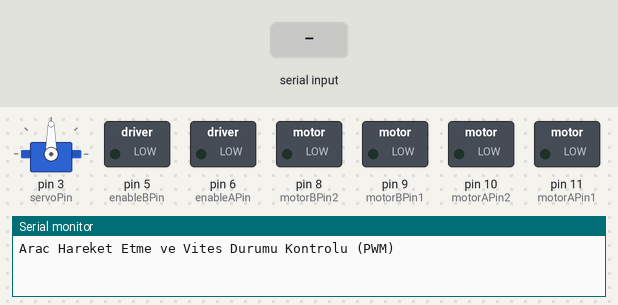
Bench run of a sketch on a simulated Arduino Uno, built with avr-gcc and run on an emulated ATmega328P. Parts: servo, switched loads named in the sketch (green lamp = pin HIGH), the last lines printed to the serial monitor. Inputs (shaded band) come from the test bench.

Above: at 1.2 s.
1.3 s: "w" received over Serial
At 1.7 s:
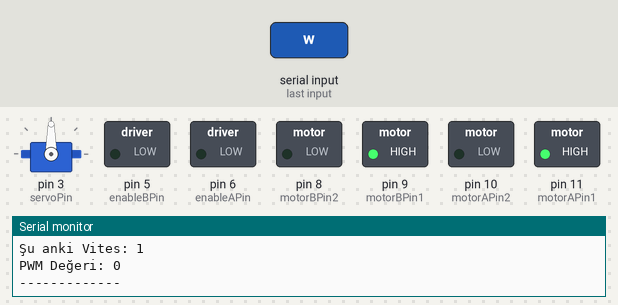
2.8 s: "s" received over Serial
At 4.0 s:
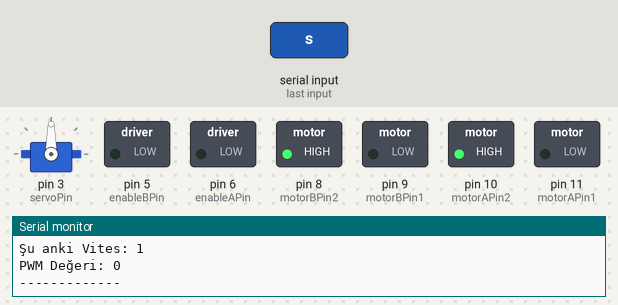
4.3 s: "a" received over Serial
At 5.0 s:
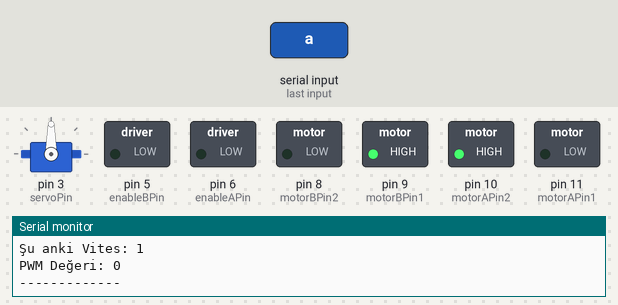
5.8 s: "d" received over Serial
At 6.1 s:
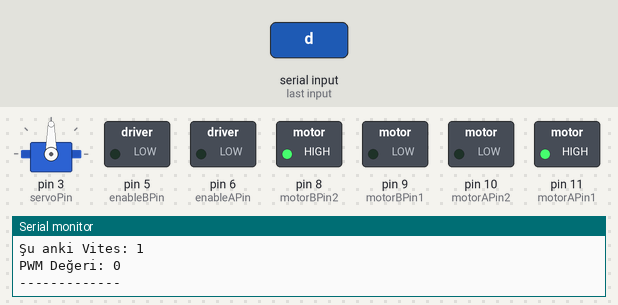
7.3 s: "z" received over Serial
At 8.4 s:
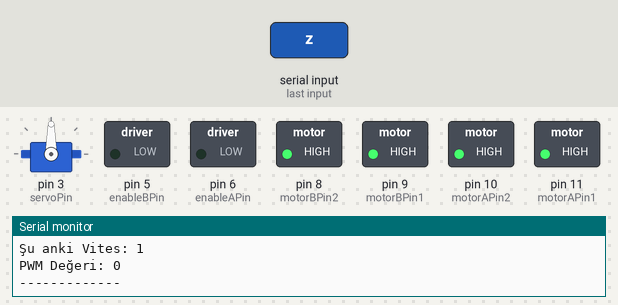
Timing chart, 0 to 9.8 s (numbered marks = the images above; inputs shaded):
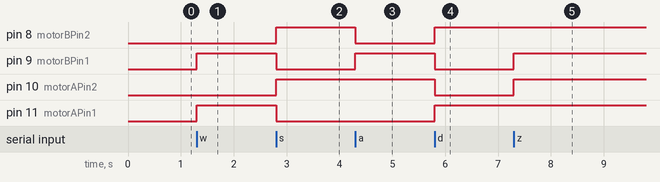

Measured:
- after the input at 1.3 s, pin 9 (motorBPin1), pin 11 (motorAPin1): LOW → HIGH at once
- after the input at 2.8 s, pin 8 (motorBPin2), pin 10 (motorAPin2): LOW → HIGH at once; pin 9 (motorBPin1), pin 11 (motorAPin1): HIGH → LOW at once
- after the input at 4.3 s, pin 8 (motorBPin2): HIGH → LOW at once; pin 9 (motorBPin1): LOW → HIGH at once
- after the input at 5.8 s, pin 8 (motorBPin2), pin 11 (motorAPin1): LOW → HIGH at once; pin 9 (motorBPin1), pin 10 (motorAPin2): HIGH → LOW at once
- after the input at 7.3 s, pin 9 (motorBPin1), pin 10 (motorAPin2): LOW → HIGH at once

The sketch:

RC.ino
```cpp
#include <Servo.h>

const int motorAPin1 = 11; // N1 pin
const int motorAPin2 = 10; // N2 pin
const int motorBPin1 = 9;  // N3 pin
const int motorBPin2 = 8;  // N4 pin
const int enableAPin = 6;  // ENA pin
const int enableBPin = 5;  // ENB pin
const int servoPin = 3;
Servo myservo;

int currentGear = 1;
int pwmValue = 0;

void setup() {
  pinMode(motorAPin1, OUTPUT);
  pinMode(motorAPin2, OUTPUT);
  pinMode(motorBPin1, OUTPUT);
  pinMode(motorBPin2, OUTPUT);
  pinMode(enableAPin, OUTPUT);
  pinMode(enableBPin, OUTPUT);

  myservo.attach(servoPin);

  Serial.begin(9600);
  Serial.println("Arac Hareket Etme ve Vites Durumu Kontrolu (PWM)");
}

void loop() {
  if (Serial.available() > 0) {
    char command = Serial.read();

    switch (command) {
      case 'w':
        moveForward();
        break;
      case 's':
        moveBackward();
        break;
      case 'a':
        turnLeft();
        break;
      case 'd':
        turnRight();
        break;
      case 'c':
        stopMotors();
        break;
      case 'z':
        applyBrake();
        break;
      case 'y':
        increaseGear();
        break;
      case 'u':
        decreaseGear();
        break;
    }
  }
}

void moveForward() {
  applyPower();
  digitalWrite(motorAPin1, HIGH);
  digitalWrite(motorAPin2, LOW);
  digitalWrite(motorBPin1, HIGH);
  digitalWrite(motorBPin2, LOW);
  analogWrite(enableAPin, pwmValue);
  analogWrite(enableBPin, pwmValue);
  Serial.println("İleri Hareket Ediliyor");
  printGearInfo();
}

void moveBackward() {
  applyPower();
  digitalWrite(motorAPin1, LOW);
  digitalWrite(motorAPin2, HIGH);
  digitalWrite(motorBPin1, LOW);
  digitalWrite(motorBPin2, HIGH);
  analogWrite(enableAPin, pwmValue);
  analogWrite(enableBPin, pwmValue);
  Serial.println("Geri Hareket Ediliyor");
  printGearInfo();
}

void turnLeft() {
  applyPower();
  digitalWrite(motorAPin1, LOW);
  digitalWrite(motorAPin2, HIGH);
  digitalWrite(motorBPin1, HIGH);
  digitalWrite(motorBPin2, LOW);
  analogWrite(enableAPin, pwmValue);
  analogWrite(enableBPin, pwmValue);
  Serial.println("Sola Dönülüyor");
  printGearInfo();
}

void turnRight() {
  applyPower();
  digitalWrite(motorAPin1, HIGH);
  digitalWrite(motorAPin2, LOW);
  digitalWrite(motorBPin1, LOW);
  digitalWrite(motorBPin2, HIGH);
  analogWrite(enableAPin, pwmValue);
  analogWrite(enableBPin, pwmValue);
  Serial.println("Sağa Dönülüyor");
  printGearInfo();
}

void stopMotors() {
  digitalWrite(motorAPin1, LOW);
  digitalWrite(motorAPin2, LOW);
  digitalWrite(motorBPin1, LOW);
  digitalWrite(motorBPin2, LOW);
  analogWrite(enableAPin, 0);
  analogWrite(enableBPin, 0);
  Serial.println("Araç Durdu");
  printGearInfo();
}

void applyBrake() {
  digitalWrite(motorAPin1, HIGH);
  digitalWrite(motorAPin2, HIGH);
  digitalWrite(motorBPin1, HIGH);
  digitalWrite(motorBPin2, HIGH);
  analogWrite(enableAPin, 0);
  analogWrite(enableBPin, 0);
  Serial.println("Fren Yapılıyor");
  printGearInfo();
}

void increaseGear() {
  if (currentGear < 5) {
    currentGear++;
    calculatePower();
    Serial.print("Vites Arttırıldı: ");
    Serial.println(currentGear);
    printGearInfo();
  }
}

void decreaseGear() {
  if (currentGear > 1) {
    currentGear--;
    calculatePower();
    Serial.print("Vites Düşürüldü: ");
    Serial.println(currentGear);
    printGearInfo();
  }
}

void calculatePower() {
  pwmValue = currentGear * 50;
}

void applyPower() {
  analogWrite(enableAPin, pwmValue);
  analogWrite(enableBPin, pwmValue);
}

void printGearInfo() {
  Serial.print("Şu anki Vites: ");
  Serial.println(currentGear);
  Serial.print("PWM Değeri: ");
  Serial.println(pwmValue);
  Serial.println("-------------");
}
```
